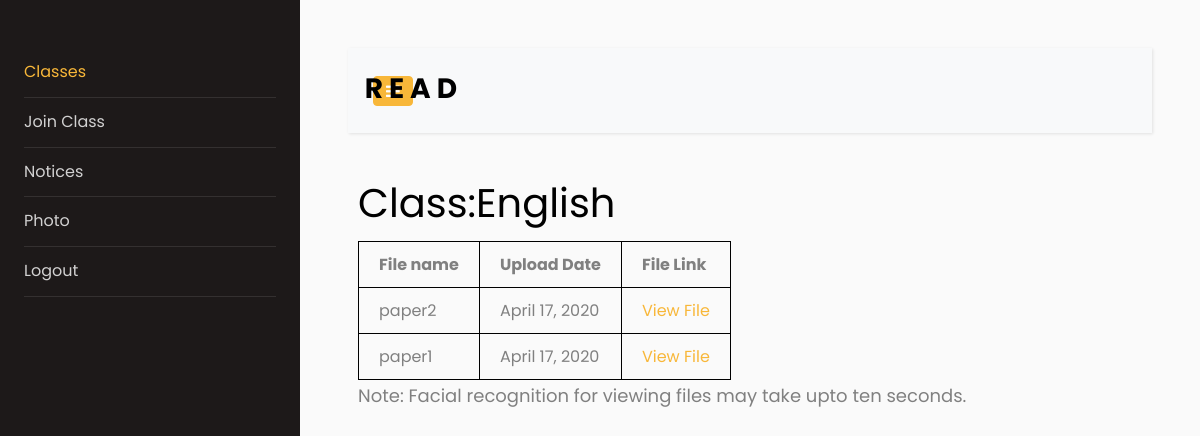
The app's page /read/student/classes/English/ (signed in) with its own data.
### read/models.py (models this page shows, shortened)
class Classroom(models.Model):
    name = models.SlugField(max_length = 100, blank=False)
    start_date = models.DateField(blank=False)
    end_date = models.DateField(blank=False)
    teacher = models.ForeignKey(Teacher, on_delete=models.CASCADE, blank=False)

class Document(models.Model):
    name = models.SlugField(max_length = 100, default="", blank=False)
    upload_date = models.DateField(blank=True)
    classroom = models.ForeignKey(Classroom, on_delete=models.CASCADE, blank=False)
    document_file = models.FileField(upload_to='read/documents/', null=True, blank=False, validators=[FileExtensionValidator(allowed_extensions=['pdf'])])
    class Meta:
        unique_together = (('name', 'classroom'))

### read/views.py (the view)
# urls.py: path('student/classes/<slug:class_name>/', views.student_specific_class_view, name='student_specific_class_view'),
@login_required
@user_passes_test(user_is_student)
@user_passes_test(user_not_admin, login_url='/read/admin_redirected')
def student_specific_class_view(request, class_name):
    request.session['facial_authentication_done'] = False
    if(student_enrolled_in_class(request.user, class_name) == False):
        return HttpResponseRedirect(reverse('student_classes_view'))
    classroom = Classroom.objects.get(name=class_name)
    try:
        docs = Document.objects.filter(classroom=classroom)
    except:
        docs = None
    return render(request, 'read/student/student_specific_class.html', {'class' : classroom, 'docs' : docs})

### read/views.py (called while the page is built)
def user_is_student(user):
    return user.is_student

def user_not_admin(user):
    return not user.is_superuser

def student_enrolled_in_class(user, class_name):
    try:
        student = Student.objects.get(user=user)
    except:
        raise Exception('student not found')
    try:
        classroom = Classroom.objects.get(name=class_name)
    except:
        raise Exception('classroom not found')
    try:
        enrolled_in_class = Enrolled_in.objects.get(student=student, classroom=classroom)
        return enrolled_in_class.status
    except:
        return False

### read/templates/read/student/student_specific_class.html
{% extends "./student_base.html" %}
{% block content %}
<h1>Class:{{ class.name }}</h1>
<table>
    <th>
        File name
    </th>
    {% if docs %}
    <th>Upload Date</th>
    <th>File Link</th>
    {% endif %}
    {% for doc in docs %}
    <tr>
        <td>{{ doc.name }}</td>
        <td>{{ doc.upload_date }}</td>
        <td><a href="{% url 'student_authenticate_view' class.name doc.name %}">View File</a></td>
    </tr>
    {% empty %}
    <tr>
        <td>No documents uploaded</td>
    </tr>
    {% endfor %}
</table>
    <p style="font-size:18px;">Note: Facial recognition for viewing files may take upto ten seconds.</p>
{% endblock %}

### read/static/read/student_base.css (style rules this page uses)
body { font-family: "Lato", sans-serif; }
table { border-collapse: collapse; border: 1px solid black; }
td, th { border: 1px solid black; padding: 10px 20px; }

### records on screen
Classroom: name "English"
Document: name "paper2", upload_date "April 17, 2020"
Document: name "paper1", upload_date "April 17, 2020"
